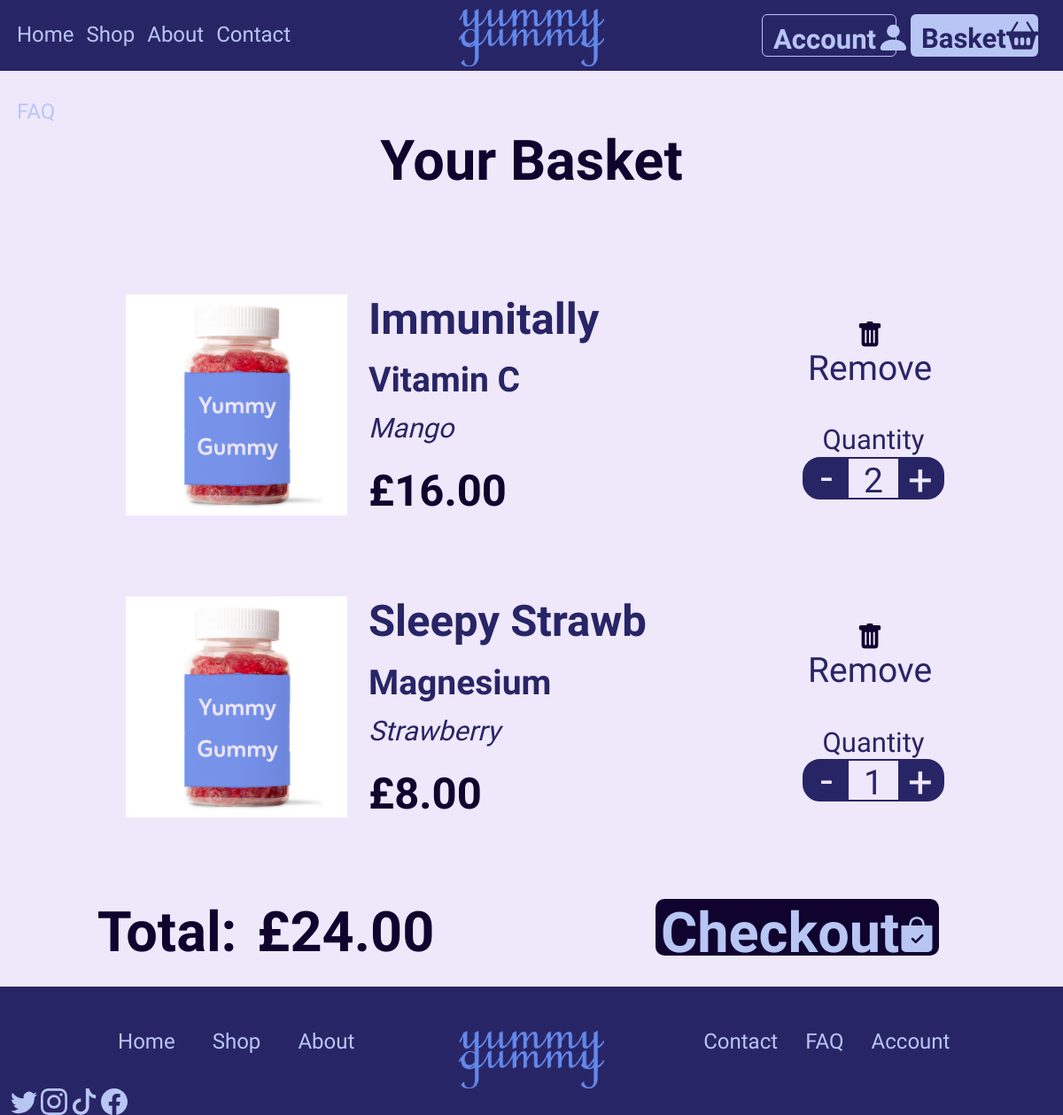
Page /cart (signed in) on the earlier database version.
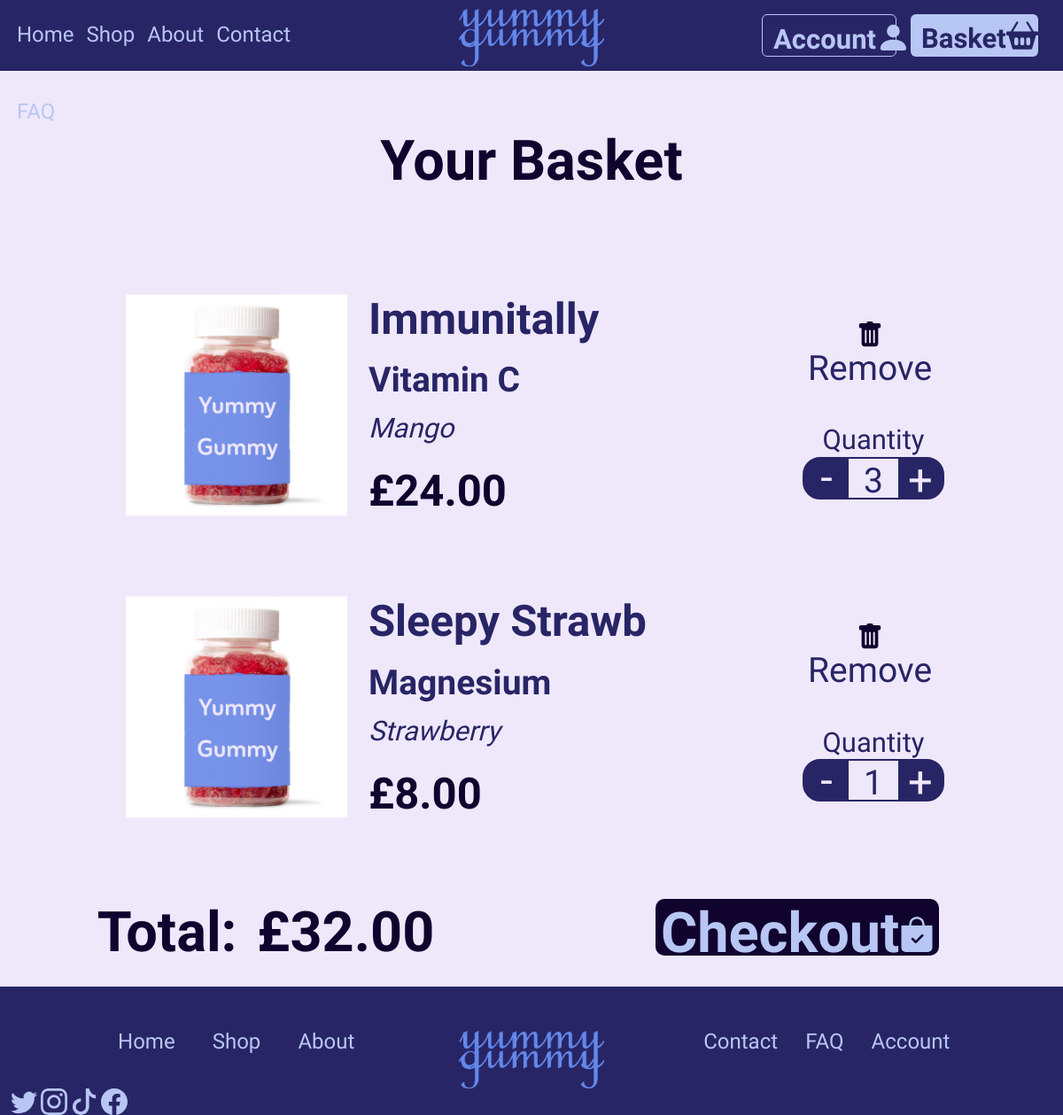
Same page on the later database version.
### app/models.py (models this page shows, shortened)
class Cart(db.Model):
    id: so.Mapped[int] = so.mapped_column(primary_key=True)
    product_id: so.Mapped[int] = so.mapped_column(sa.ForeignKey('product.id'), nullable=False)
    user_id: so.Mapped[int] = so.mapped_column(sa.ForeignKey('user.id'), nullable=False)
    quantity: so.Mapped[int] = so.mapped_column(nullable=False, default=1)
    product = db.relationship('Product', backref='carts', lazy=True)
    @property
    def total_price(self):
        return self.product.price * self.quantity

class Product(db.Model):
    id: so.Mapped[int] = so.mapped_column(primary_key=True)
    name: so.Mapped[str] = so.mapped_column(sa.String(255), index=True, nullable=False)
    vitamin: so.Mapped[str] = so.mapped_column(sa.String(255), nullable=False)
    flavour: so.Mapped[str] = so.mapped_column(sa.String(50), index=True, nullable=True)
    price: so.Mapped[float] = so.mapped_column(sa.Numeric(10, 2), nullable=False)
    description: so.Mapped[str] = so.mapped_column(sa.String(1000), nullable=True)

### app/routes.py (the view, shortened to what this page needs)
@app.route("/cart", methods=["GET", "POST"])
@login_required
def cart():
    if request.method == "GET":
        cart_items = Cart.query.join(Product).filter(Cart.user_id == current_user.id).all()
        subtotal = sum(item.product.price * item.quantity for item in cart_items)
        return render_template("cart.html", title="Cart", cart_items=cart_items, subtotal=subtotal)

### app/models.py (called while the page is built)
@login.user_loader
def load_user(id):
    return db.session.get(User, int(id))

### app/templates/cart.html (shortened to what this page needs)
{% extends 'base.html' %}
{% block body %}
    <h1 class="ygtitle">Your Basket</h1>
    {% if cart_items %}
        <div class="row">
            <div class="col">
                {% for item in cart_items %}
                <div class="row cart-item">
                    <div class="col-4 cartbox">
                        <a href="{{ url_for('product_detail', product_id=item.product.id) }}" class="img4cart">
                            <img src="{{ url_for('static', filename='images/yumgum.png') }}" alt="{{ item.product.name }}" height="250" id="cartimg">
                        </a>
                    </div>
                    <div class="col cartinfo">
                        <h2 class="productnm">{{ item.product.name }}</h2>
                        <h3 class="vitamin">{{ item.product.vitamin }}</h3>
                        <h4 class="flavour">{{ item.product.flavour }}</h4>
                        <h2 class="price">£{{ item.product.price * item.quantity }}</h2>
                    </div>
                    <div class="col-3 cartamount">
                        <button type="button" class="remove" data-item-id="{{ item.id }}">
                            <img src="/static/images/trash.svg" alt="Rubbish Bin">
                            <h3>Remove</h3>
                        </button>
                        <div class="quantityblock">
                            <h4 class="prodmininfo">Quantity</h4>
                            <div class="cartquantitybutton" id="cart-item-{{ item.id }}">
                                <button type="button" class="cartminus" data-cart-item-id="{{ item.id }}" data-action="decrease">
                                    <h2>-</h2>
                                </button>
                                <h3 class="quantity-{{ item.id }}">{{ item.quantity }}</h3>
                                <button type="button" class="cartplus" data-cart-item-id="{{ item.id }}" data-action="increase">
                                    <h2>+</h2>
                                </button>
                            </div>
                        </div>
                    </div>
                </div>
                {% endfor %}
            </div>
        </div>
        <div class="row checksect">
            <div class="col">
                <div class="carttotal">
                    <h1>Total:</h1>
                    <h1 id="cart-total">£{{ cart_items|map(attribute='total_price')|sum }}</h1>
                </div>
            </div>
            <div class="col">
                <form action="{{ url_for('home') }}" method="post">
                    <button class="checkout">
                        <h1>Checkout</h1>
                        <img src="/static/images/bag.svg" alt="Shopping Bag">
                    </button>
                </form>
            </div>
        </div>
    {% endif %}
{% endblock %}

Differences in the rows shown:
changed Cart "Immunitally": item.product.price*item.quantity "16.00" → "24.00"; quantity "2" → "3"
Other differences:
{{ cart_items|map(attribute='total_price')|sum }}: "24.00" → "32.00"
